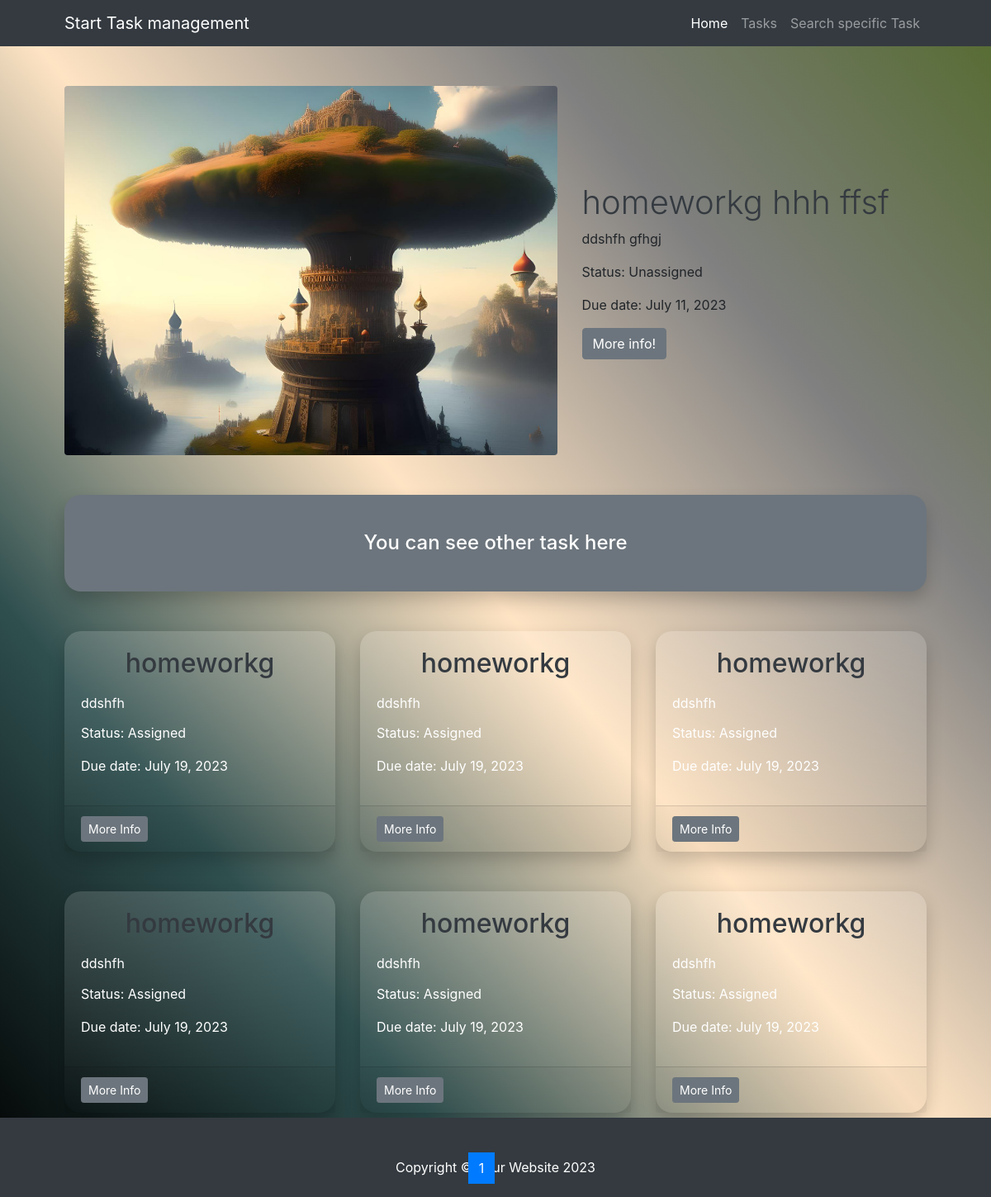
The page / on the database its author committed.
### task/models.py (models this page shows, shortened)
class Task(models.Model):
    STATUS_UNASSIGNED = 'U'
    STATUS_ASSIGNED = 'A'
    STATUS_IN_PROGRESS = 'I'
    STATUS_COMPLETE = 'C'
    STATUS_CHOICES = [
        (STATUS_UNASSIGNED, 'Unassigned'),
        (STATUS_ASSIGNED, 'Assigned'),
        (STATUS_IN_PROGRESS, 'In_Progress'),
        (STATUS_COMPLETE, 'Completed'),
    ]
    title = models.CharField(max_length=50)
    description = models.TextField()
    due_date = models.DateField()
    status = models.CharField(
        max_length=1, choices=STATUS_CHOICES, default=STATUS_UNASSIGNED)
    category = models.ForeignKey(Category, on_delete=models.PROTECT)
    tag = models.ManyToManyField(Tag)

### task/views.py (the view)
# urls.py: path('', views.home_view, name='home_page'),
def home_view(request):
    tasks = Task.objects.all().order_by('due_date')
    first_task = tasks[0]
    paginator = Paginator(tasks[1:], 6)
    page_number = request.GET.get('page', 1)
    tasks = paginator.get_page(page_number)
    context = {'tasks': tasks, 'first_task': first_task}
    return render(request, 'task/home.html', context)

### templates/task/home.html (shortened to what this page needs)
{% extends 'base.html' %}
{% load static %}
{% block content %}
    <div class="container px-4 px-lg-5">
        <div class="row gx-4 gx-lg-5 align-items-center my-5">
            <div class="col-lg-7"><img class="img-fluid rounded mb-4 mb-lg-0" src="{% static 'image/realm.jpg' %}"
                                       alt="..."></div>
            <div class="col-lg-5 ">
                <h1 class="font-weight-light"><a class="text-decoration-none text-dark"
                                                 href='{% url 'task_detail' first_task.id %}'>{{ first_task.title }}</a>
                </h1>
                <p>{{ first_task.description | truncatewords:5 }}</p>
                <p class="card-small">Status: {{ first_task.get_status_display }}</p>
                <p class="card-small">Due date: {{ first_task.due_date }}</p>
                <a class="btn btn-secondary" href="{% url 'task_detail' first_task.id %}">More info!</a>
            </div>
        </div>
        <div class="card text-white bg-secondary my-5 py-4 text-center">
            <div class="card-body"><h4 class="text-white m-0">You can see other task here</h4></div>
        </div>
        <div class="row gx-4 gx-lg-5 text-white">
            {% for task in tasks %}
                <div class="col-lg-4 lg-sm-6 mb-5">
                    <div class="card h-100 bg-gradient"
                         style="background: linear-gradient(to right top, black, gray,slategrey, bisque)">
                        <div class="card-body">
                            <h2 class="card-title"><a class="text-decoration-none text-dark"
                                                      href='{% url 'task_detail' task.id %}'>{{ task.title }}</a></h2>
                            <p class="card-text">{{ task.description | truncatewords:5 }}</p>
                            <p class="card-small">Status: {{ task.get_status_display }}</p>
                            <p class="card-small">Due date: {{ task.due_date }}</p>
                        </div>
                        <div class="card-footer"><a class="btn btn-secondary btn-sm"
                                                    href="{% url 'task_detail' task.id %}">More Info</a></div>
                    </div>
                </div>
            {% endfor %}
        </div>
        <div class="d-flex justify-content-center">
            {% if tasks.has_other_pages %}
                <ul class="pagination">
                    {% if tasks.has_previous %}
                        <li class="page-item">
                            <a class="page-link" href="?page={{ tasks.previous_page_number }}">prev</a>
                        </li>
                    {% else %}
                        <li class="page-item disabled">
                            <span class="page-link">prev</span>
                        </li>
                    {% endif %}
                    {% for page in tasks.paginator.page_range %}
                        {% if tasks.number == page %}
                            <li class="page-item active">
                                <span class="page-link">{{ page }}</span>
                            </li>
                        {% else %}
                            <li class="page-item">
                                <a class="page-link" href="?page={{ page }}">{{ page }}</a>
                            </li>
                        {% endif %}
                    {% endfor %}
                    {% if tasks.has_next %}
                        <li class="page-item">
                            <a class="page-link" href="?page={{ tasks.next_page_number }}">next</a>
                        </li>
                    {% else %}
                        <li class="page-item disabled">
                            <span class="page-link">next</span>
                        </li>
                    {% endif %}
                </ul>
            {% endif %}
        </div>
    </div>
{% endblock %}

### templates/base.html (style rules this page uses)
.clor { background: linear-gradient(to right top, black, darkslategray, bisque, gray, darkolivegreen); }

### templates/task/home.html (style rules this page uses)
.card { border-radius: 20px; border: none; box-shadow: 0px 10px 20px rgba(0, 0, 0, 0.2); }
.card-title { margin-bottom: 1rem; text-align: center; }
.card-text { margin-bottom: .8rem; }

### rows shown on the page
Task: title "homeworkg hhh ffsf", description "ddshfh gfhgj", status "Unassigned", due_date "July 11, 2023"
Task: title "homeworkg", description "ddshfh", status "Assigned", due_date "July 19, 2023"
Task: title "homeworkg", description "ddshfh", status "Assigned", due_date "July 19, 2023"
Task: title "homeworkg", description "ddshfh", status "Assigned", due_date "July 19, 2023"
Task: title "homeworkg", description "ddshfh", status "Assigned", due_date "July 19, 2023"
Task: title "homeworkg", description "ddshfh", status "Assigned", due_date "July 19, 2023"
Task: title "homeworkg", description "ddshfh", status "Assigned", due_date "July 19, 2023"

### other values the page prints
{{ page }} "1"
